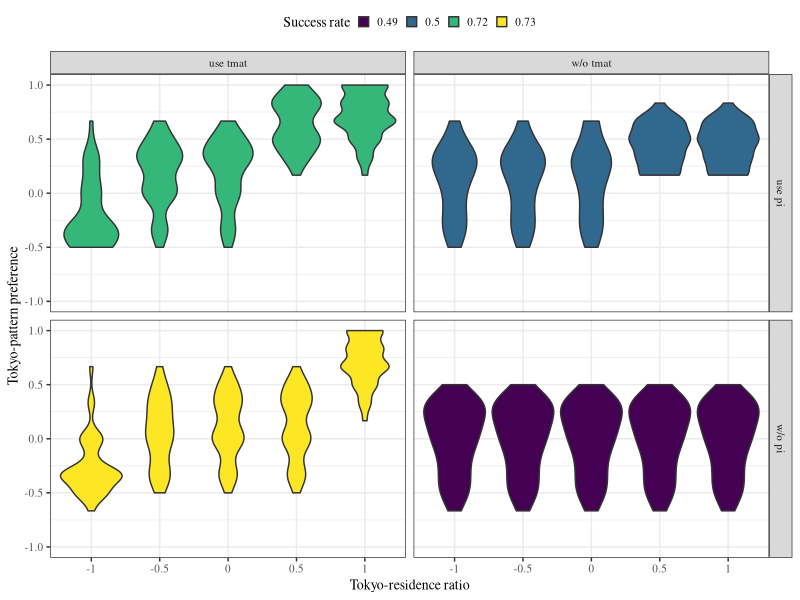
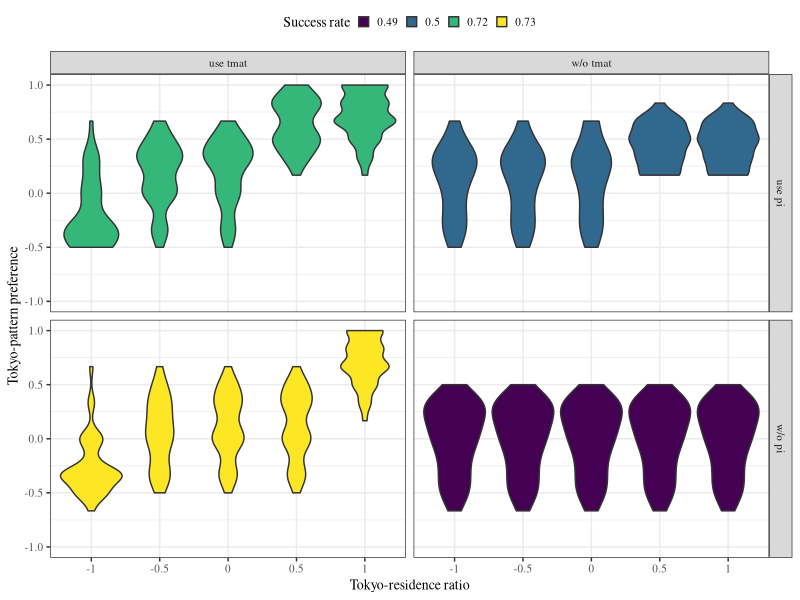

The R script that drew these images, in order:
## ---- chunk 1
knitr::opts_chunk$set(echo = TRUE)
library(dplyr)
library(ggplot2)
library(readr)
library(stringr)
library(tidyr)
## ---- chunk 2
results <- read_csv("results.csv")
## ---- chunk 3
results_success <- results %>%
  group_by(
    use_transition, use_pi,
  ) %>%
  summarise(success_rate = round(mean(n_success), 2)) %>%
  ungroup()

results_mean <- results %>%
  group_by(
    use_transition, use_pi,
    tokyo_kinki_ratio, pitch, phoneme, subj_id,
  ) %>%
  summarise(tokyo_pref = mean(tokyo_pref)) %>%
  ungroup() %>%
  left_join(results_success) %>%
  mutate(
    use_pi = case_when(
      use_pi ~ "use pi",
      !use_pi ~ "w/o pi"
    ),
    use_transition = case_when(
      use_transition ~ "use tmat",
      !use_transition ~ "w/o tmat"
    ),
  )

results_mean
## ---- chunk 4
g <- results_mean %>%
  ggplot(aes(x = as.factor(tokyo_kinki_ratio),
             y = tokyo_pref,
             fill = as.ordered(success_rate))) +
  facet_grid(use_pi ~ use_transition) +
  geom_violin() +
  ylim(-1, 1) +
  theme_bw() +
  theme(legend.position = "top") +
  labs(
    x = "Tokyo-residence ratio",
    y = "Tokyo-pattern preference",
    fill = "Success rate"
  ) +
  theme(legend.key.size = unit(0.3, "cm")) + 
  theme( text = element_text(family = "Times") ) +
  theme(text = element_text(size = 10))

g
ggsave(paste0("results_simulation.pdf"), unit = "cm", width = 7, height = 5)
